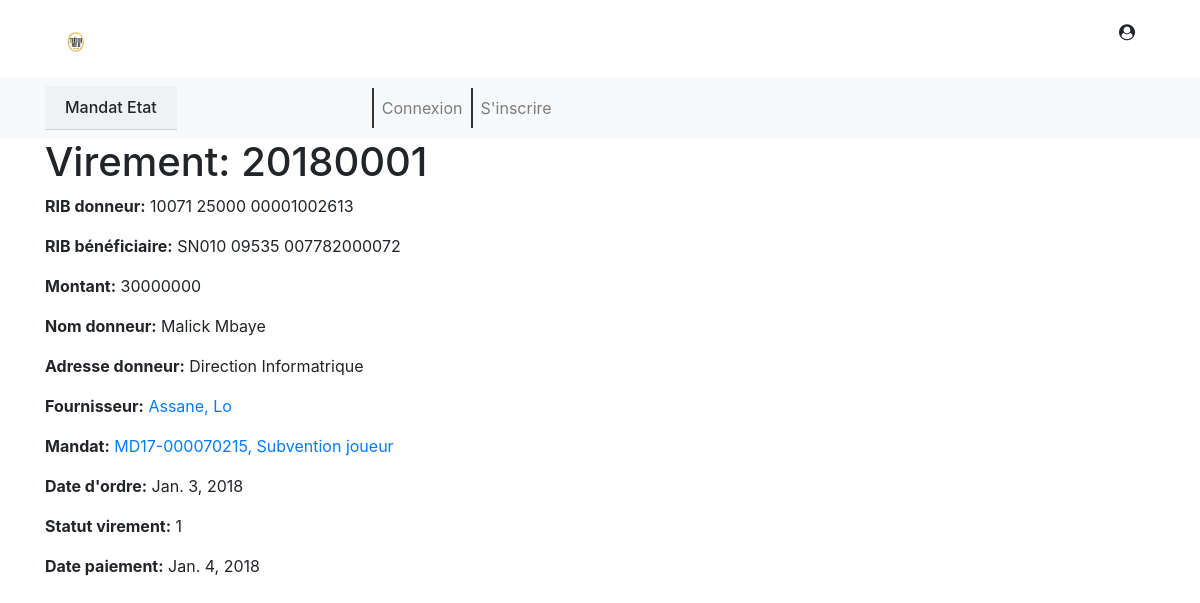
The page /mandats/virement/20180001 on the database its author committed.
### mandats/models.py (models this page shows, shortened)
class Virement(models.Model):
    TRAITE = (
        (0, 'Génération d’un paiement'),
        (1, 'Envoie du paiement à la Trésorie Générale'),
        (4, 'Envoie du paiement à la compensation'),
    )
    reference = models.CharField(max_length=8, primary_key=True)
    reglement = models.OneToOneField(Reglement, on_delete=models.CASCADE,
                                     verbose_name="Informations sur le réglement")
    typ_operation = models.CharField(max_length=3)
    typ_rib_donneur = models.CharField(max_length=1)
    rib_donneur = models.CharField(max_length=24)
    typ_rib_beneficiaire = models.CharField(max_length=1)
    rib_beneficiaire = models.CharField(max_length=24)
    montant = models.IntegerField()
    nom_donneur = models.CharField(max_length=35)
    adresse_donneur = models.CharField(max_length=50)
    fournisseur = models.ForeignKey(Fournisseurs, on_delete=models.CASCADE, verbose_name="références au bénéficiaire")
    utilisateur = models.ForeignKey(User, on_delete=models.SET_NULL, null=True, blank=True)
    date_ordre = models.DateField()
    mandat = models.ForeignKey(Mandat, on_delete=models.CASCADE)
    traite = models.IntegerField(choices=TRAITE)
    date_paiement = models.DateField()
    class Meta:
        ordering = ['date_paiement']

class Fournisseurs(models.Model):
    CODE_CAT_SOCIO = (
        ('Mltr', 'Millitaire'),
        ('DCG', 'Directeurs, cadres de direction et gérants'),
        ('PIS', 'Professions intellectuelles et scientifiques'),
        ('PI', 'Professions intermédiares'),
        ('ETA', 'Employés de type administratif'),
        ('PCV', 'Personnel des services directs aux particuliers, commerçants et vendeurs '),
        ('Cmrct', 'Agriculteurs et ouvriers qualifiés de l’agriculture, de la sylviculture et de la pêche '),
        ('IA', 'Métiers qualifiés de l’industrie et de l’artisanat '),
        ('CO', 'Conducteurs d installations et de machines et ouvriers de l’assemblage'),
        ('PE', 'Professions élémentaires'),
    )
    CODE_SECTEUR = (
        ('AEAcS', 'Agriculteur, élevage et activités de stockage des produits d’origine végétale, animale ou '
                  'halieutique'),
        ('AMPT', 'Activités manufacturières de production et de transformation'),
        ('SM', 'Extraction ou transformation de substances minérales'),
        ('TAI', 'Tourisme, aménagements et industries touristiques, autres activités hôtelières'),
        ('IndCult', 'Industries culturelles (livre, disque, cinéma, centres de documentation, centre de production '
                    'audio visuelle, etc'),
        ('Services', 'Services exercés dans les sous - secteurs suivants: santé, éducation et formation montage et '
                     'maintenance d’équipements industriels, télé - services, transports aériens et maritimes'),
        ('Ipaf', 'infrastructures portuaires, aéroportuaires et ferroviaires'),
        ('RCPZCyCa', 'réalisation de complexes commerciaux, parcs industriels, zones touristiques, cybervillages et '
                     'centres artisanaux'),
    )
    CODE_TYP_TIERS = (
        ('M', 'Morale'),
        ('P', 'Physique'),
    )
    ide_tiers = models.CharField(max_length=20, primary_key=True)
    code_cat_socio = models.CharField(max_length=5, choices=CODE_CAT_SOCIO, help_text="code catégorie social")
    code_secteur = models.CharField(max_length=10, choices=CODE_SECTEUR)
    nom_contrib = models.CharField(max_length=20)
    code_typ_tiers = models.CharField(max_length=1, choices=CODE_TYP_TIERS)
    nom = models.CharField(max_length=45, null=False)
    utilisateur = models.ForeignKey(User, on_delete=models.SET_NULL, null=True, blank=True)
    prenom = models.CharField(max_length=45)
    date_fin_validite = models.DateField()
    adresse = models.CharField(max_length=32)
    ville = models.CharField(max_length=32)
    code_postal = models.CharField(max_length=10)
    boite_postal = models.CharField(max_length=10)
    pays = models.CharField(max_length=32)
    telephone = models.CharField(max_length=15)
    date_creation = models.DateField()
    class Meta:
        ordering = ['nom']
    def __str__(self):
        return f'{self.prenom}, {self.nom}'

class Mandat(models.Model):
    COD_STATUT = (
        ('SA', 'En saisie'),
        ('AC', 'Accepté'),
        ('VI', 'Visé'),
        ('RJ', 'Rejetté'),
        ('RF', 'Refusé'),
        ('RC', 'Reçu'),
    )
    ide_piece = models.CharField(max_length=20, primary_key=True)
    cod_statut = models.CharField(max_length=2, choices=COD_STATUT, verbose_name="Le statut du mandat")
    objet = models.TextField(max_length=240)
    fournisseur = models.ForeignKey(Fournisseurs, on_delete=models.SET_NULL, null=True)
    utilisateur = models.ForeignKey(User, on_delete=models.SET_NULL, null=True, blank=True)
    date_emis = models.DateField()
    date_reception = models.DateField()
    montant = models.IntegerField()
    motif_rejet = models.CharField(max_length=45, blank=True)
    class Meta:
        ordering = ['ide_piece']
    def __str__(self):
        return f'{self.ide_piece}, {self.objet}'
    """def was_received_recently(self):
        return self.date_reception >= timezone.now() - datetime.timedelta(days=1)"""

### mandats/views.py (the view)
# urls.py: path('virement/<str:pk>', views.VirementDetailView.as_view(), name='virement-detail'),
class VirementDetailView(generic.DetailView):
    model = Virement
    template_name = 'mandats/virement_detail.html'

### mandats/templates/mandats/virement_detail.html
{% extends "base_generic.html" %}
{% block content %}
  <h1>Virement: {{ virement.reference }}</h1>
  <p><strong>RIB donneur:</strong> {{ virement.rib_donneur}}</p>
  <p><strong>RIB bénéficiaire:</strong> {{ virement.rib_beneficiaire}}</p>
  <p><strong>Montant:</strong> {{ virement.montant}}</p>
  <p><strong>Nom donneur:</strong> {{ virement.nom_donneur}}</p>
  <p><strong>Adresse donneur:</strong> {{ virement.adresse_donneur}}</p>
  <p><strong>Fournisseur:</strong>
      <a href="{% url 'fournisseur-detail' virement.fournisseur.pk %}">{{ virement.fournisseur }}</a></p>
  <p><strong>Mandat:</strong>
      <a href="{% url 'mandat-detail' virement.mandat.pk %}">{{ virement.mandat }}</a></p>
  <p><strong>Date d'ordre:</strong> {{ virement.date_ordre}}</p>
  <p><strong>Statut virement:</strong> {{ virement.traite}}</p>
  <p><strong>Date paiement:</strong> {{ virement.date_paiement}}</p>
{% endblock %}

### rows shown on the page
Virement: reference "20180001", rib_donneur "10071 25000 00001002613", rib_beneficiaire "SN010 09535 007782000072", montant "30000000", nom_donneur "Malick Mbaye", adresse_donneur "Direction Informatrique", fournisseur "Assane, Lo", mandat "MD17-000070215, Subvention joueur", date_ordre "Jan. 3, 2018", traite "1", date_paiement "Jan. 4, 2018"
